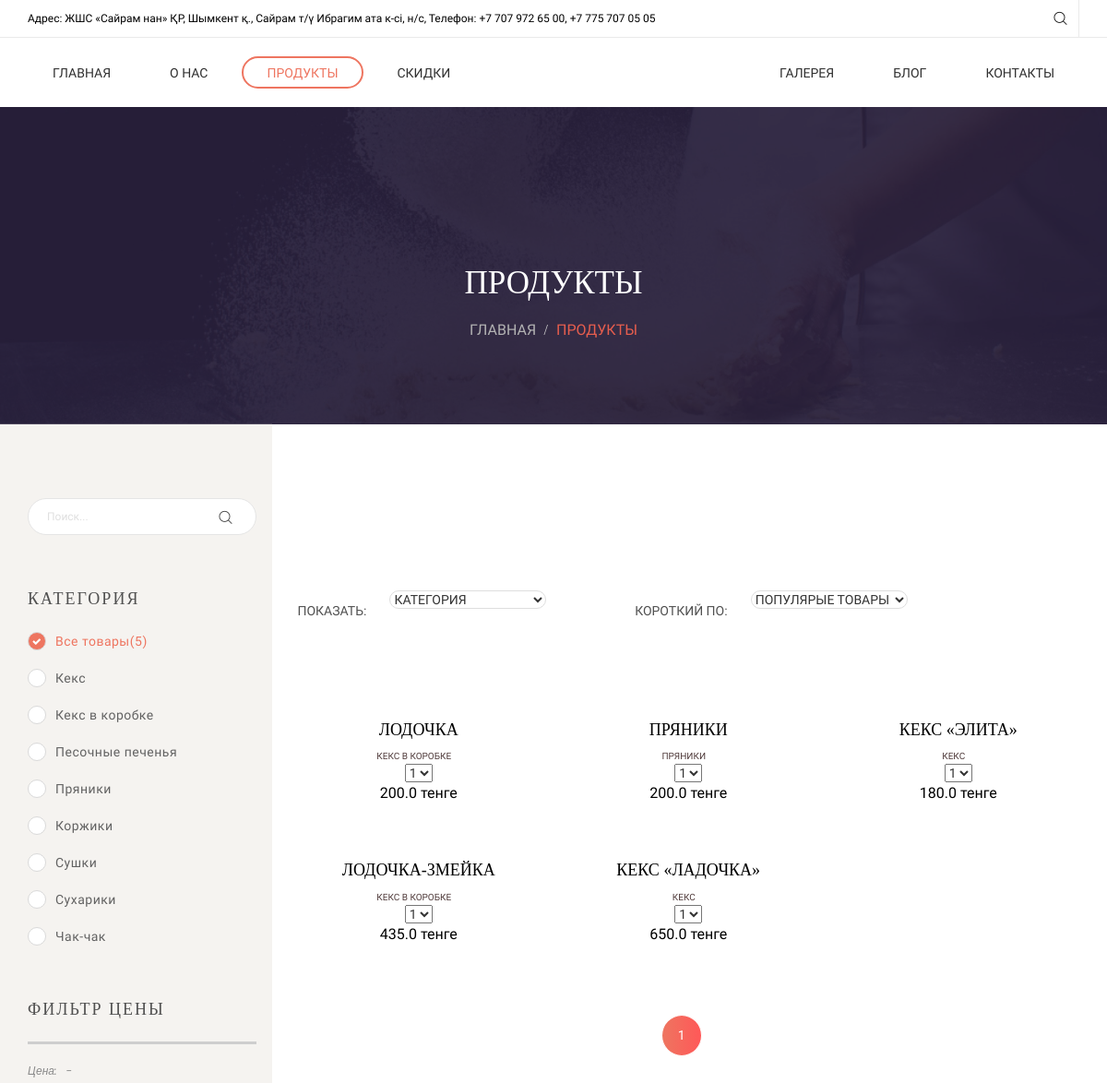
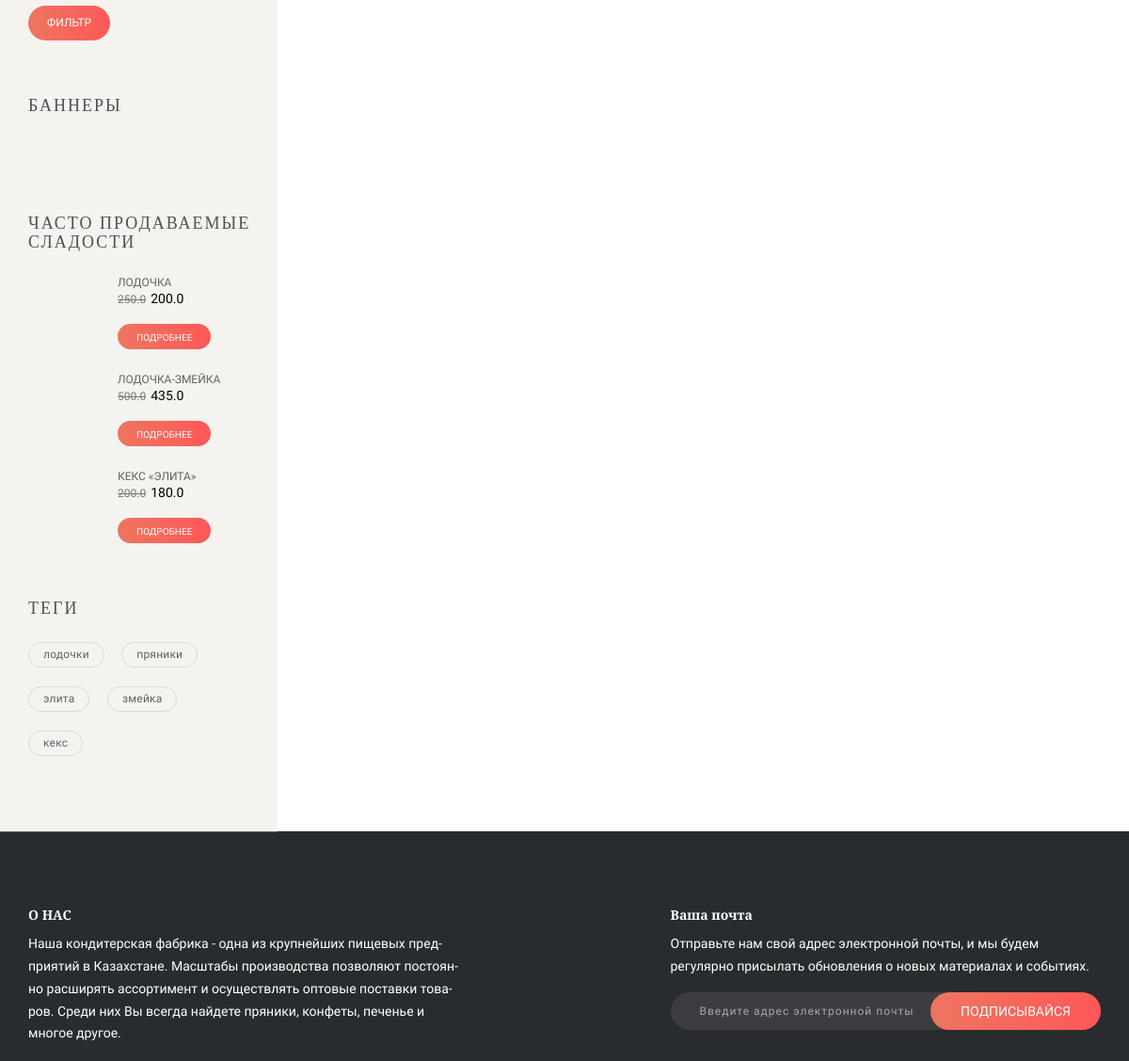
Before: /product/ (upper part) with the older database file (2 pictures, top to bottom).
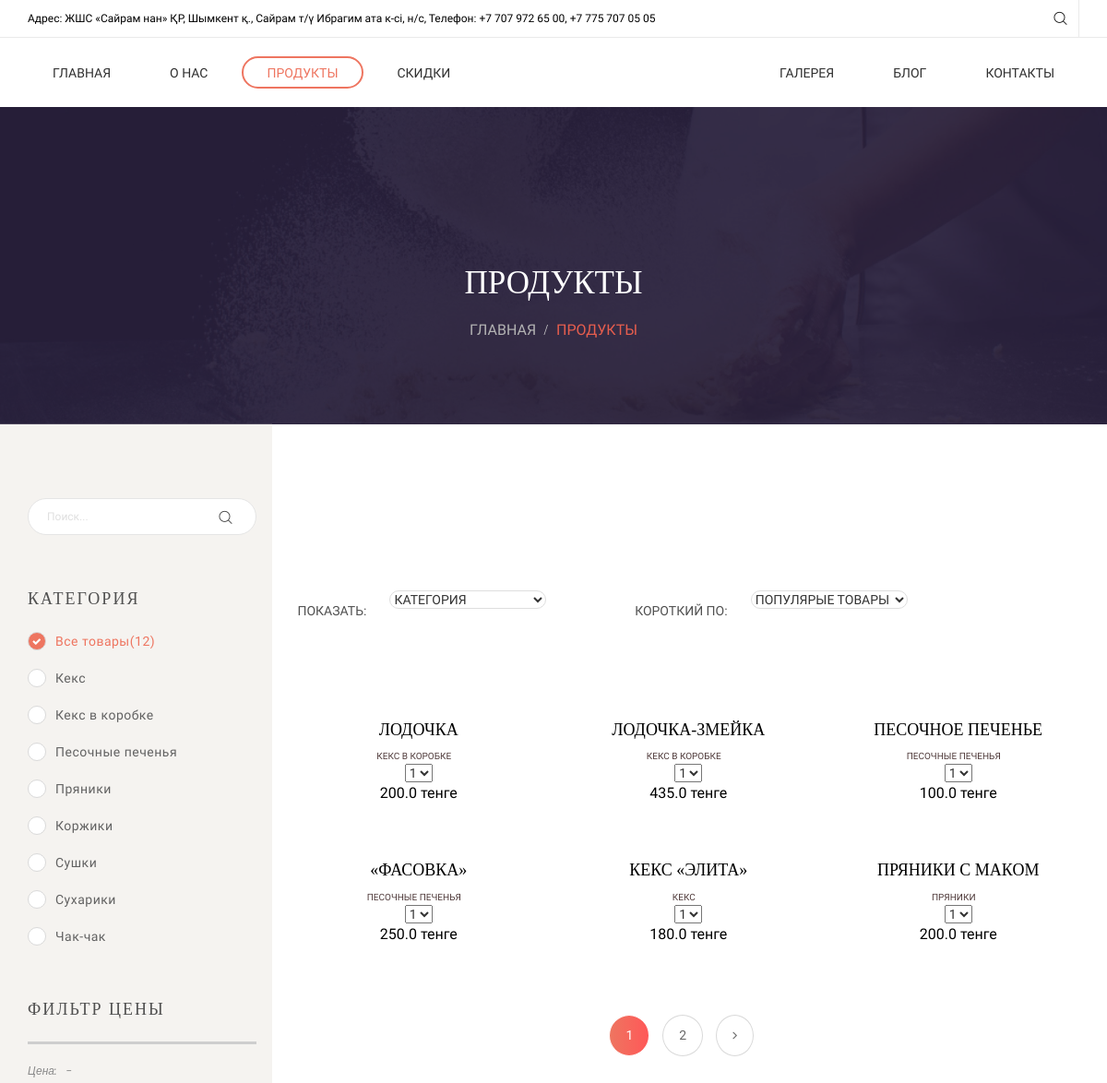
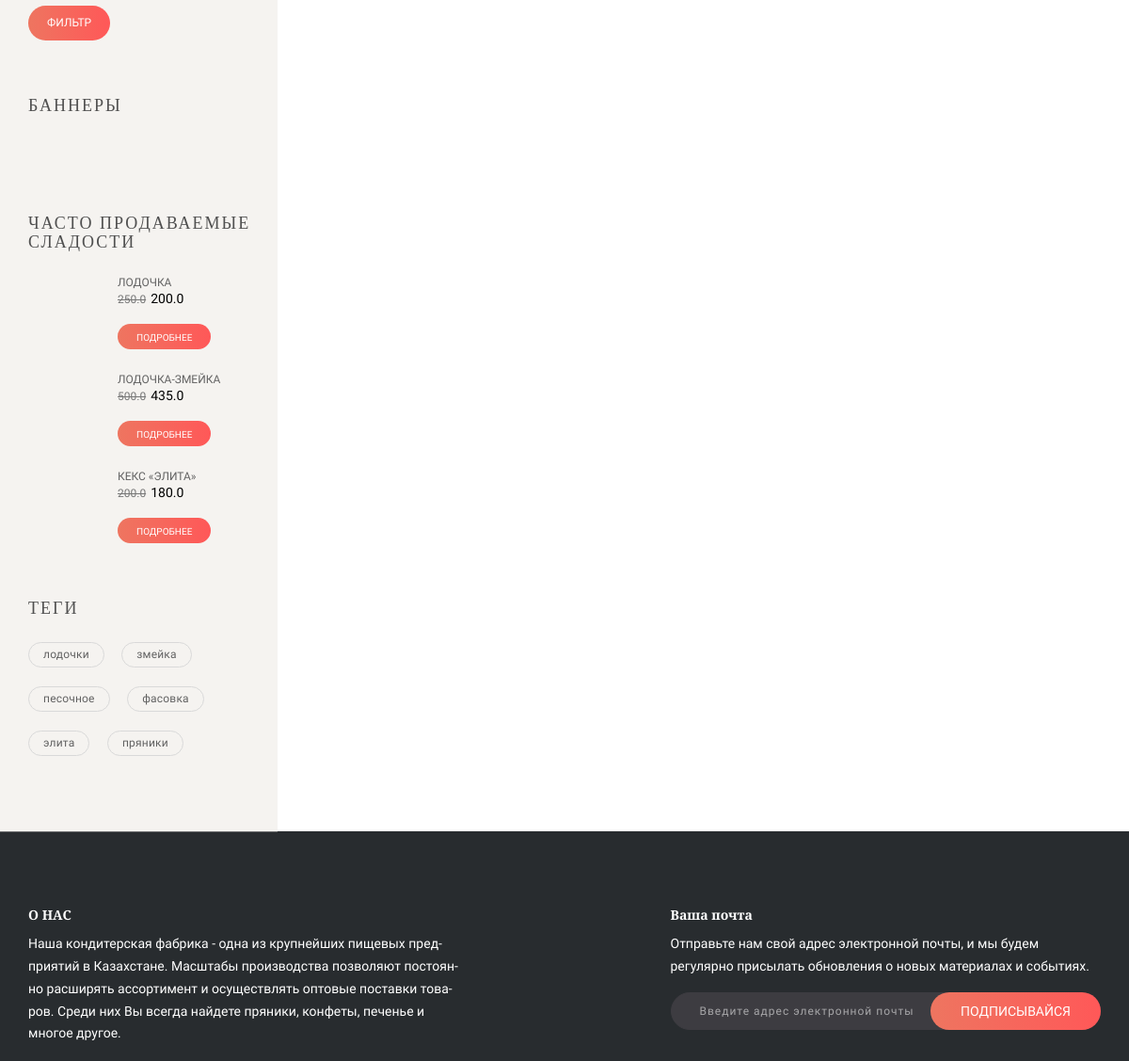
After: the same page with the newer database file (2 pictures, top to bottom).
### main/models.py (models this page shows, shortened)
class Information(models.Model):
    logo = models.ImageField(upload_to='upload', blank=True)
    address = models.CharField(max_length=300, blank=True)
    phone_info = models.CharField(max_length=300, blank=True)
    baker_info = models.TextField(blank=True)
    footer_info = models.CharField(max_length=300, blank=True)
    footer_photo = models.ImageField(upload_to='upload', blank=True)
    about_info = models.CharField(max_length=300, blank=True)
    card_info = models.ImageField(upload_to='upload', blank=True)
    card_info1 = models.ImageField(upload_to='upload', blank=True)
    card_info2 = models.ImageField(upload_to='upload', blank=True)
    card_info3 = models.ImageField(upload_to='upload', blank=True)
    date_info = models.CharField(max_length=300, blank=True)
    time_info = models.CharField(max_length=300, blank=True)
    contact_info = models.CharField(max_length=300, blank=True)
    facebook_info = models.CharField(max_length=300, blank=True)
    instagram_info = models.CharField(max_length=300, blank=True)
    whatsapp_info = models.CharField(max_length=300, blank=True)
    app_store = models.CharField(max_length=300, blank=True)
    order_info = models.CharField(max_length=300, blank=True)
    order_info1 = models.CharField(max_length=300, blank=True)
    order_info2 = models.CharField(max_length=300, blank=True)
    order_info3 = models.CharField(max_length=300, blank=True)
    reviews_foto = models.ImageField(upload_to='upload', blank=True)
    design_by = models.CharField(max_length=300, blank=True)
    status = models.IntegerField(default=0, blank=True)
    banner1 = models.ImageField(upload_to='upload', blank=True)
    banner2 = models.ImageField(upload_to='upload', blank=True)
    banner3 = models.ImageField(upload_to='upload', blank=True)

class Menu(models.Model):
    title = models.CharField(max_length=300)
    category = models.ForeignKey(Category, on_delete=models.CASCADE)
    description = models.TextField()
    photo = models.ImageField(upload_to='upload')
    old_price = models.FloatField(max_length=300, default=0, blank=True)
    new_price = models.FloatField(max_length=300, default=0)
    status = models.IntegerField(default=0)
    rating = models.IntegerField(default=0)
    amount = models.IntegerField(default=0)
    photo1 = models.ImageField(upload_to='upload', blank=True)
    photo2 = models.ImageField(upload_to='upload', blank=True)
    photo3 = models.ImageField(upload_to='upload', blank=True)
    is_best_seller = models.BooleanField(default=0, blank=True)
    is_rebate = models.BooleanField(default=0, blank=True)
    is_new = models.BooleanField(default=0, blank=True)
    tags = models.CharField(max_length=300)
    size = models.ForeignKey(Size, on_delete=models.CASCADE)
    rebate = models.IntegerField(default=0, blank=True)
    recipe = models.TextField(blank=True)

class Category(models.Model):
    title = models.CharField(max_length=300)
    status = models.IntegerField(default=0)
    is_main = models.BooleanField(default=0, blank=True)
    rating = models.IntegerField(default=0)
    def __str__(self):
        return self.title

### main/views.py (the view)
# urls.py: path('product/', productHandler),
def productHandler(request):
    q = request.GET.get('q', '')
    category_id = int(request.GET.get('category_id', 0))
    limit = int(request.GET.get('limit', 6))
    p = int(request.GET.get('p', 1))
    stop = p * limit
    start = (p - 1) * limit
    if q:
        menu = Menu.objects.filter(status=0).filter(title__contains=q).order_by('-rating')[start:stop]
        item_count = Menu.objects.filter(status=0).filter(title__contains=q).count()
    else:
        if category_id:
            menu = Menu.objects.filter(status=0).filter(category__id=category_id).order_by('-rating')[start:stop]
            item_count = Menu.objects.filter(status=0).filter(category__id=category_id).count()
        else:
            menu = Menu.objects.filter(status=0).order_by('-rating')[start:stop]
            item_count = Menu.objects.filter(status=0).count()
    page_count = math.ceil(item_count / limit)
    page_range = range(1, page_count + 1)
    prev_p = p - 1
    next_p = p + 1
    menu_count = Menu.objects.filter(status=0).count()
    best_menus = Menu.objects.filter(is_best_seller=True)[:3]
    rebate_menus = Menu.objects.filter(is_rebate=True)
    is_new = Menu.objects.filter(is_new=True)
    informations = Information.objects.filter(status=0)
    categorys = Category.objects.filter()
    sizes = Size.objects.filter(status=0)
    return render(request, 'product.html', {
        'page': 'product',
        'informations': informations,
        'categorys': categorys,
        'sizes': sizes,
        'best_menus': best_menus,
        'rebate_menus': rebate_menus,
        'menu': menu,
        'menu_count': menu_count,
        'is_new': is_new,
        'limit': limit,
        'p': p,
        'stop': stop,
        'start': start,
        'item_count': item_count,
        'page_count': page_count,
        'page_range': page_range,
        'prev_p': prev_p,
        'next_p': next_p,
        'category_id': category_id,
        'q': q
    })

### templates/product.html (shortened to what the changed rows need)
{% extends 'base.html' %}
	{% block content %}
    <div class="page-wrap">
      <div class="ps-section--page">
        <div class="container">
          <div class="row">
            <div class="col-lg-9 col-md-9 col-sm-12 col-xs-12 col-lg-push-3 col-md-push-3">
              <div class="ps-shop-grid pt-80">
                <div class="ps-shop ps-col-tiny">
                  <div class="row">
                    {% for menu in menu %}
                        <div class="col-lg-4 col-md-4 col-sm-6 col-xs-12 ">
                          <div class="ps-product">
                            <div class="ps-product__thumbnail">
                              <div class="ps-product__thumbnail n">
                              </div>
                            </div>
                            <div class="ps-product__content"><a class="ps-product__title" href="/product/{{ menu.id }}/">{{ menu.title }}</a>
                              <div class="ps-product__category"><a class="ps-product__category" href="/product/?category_id={{menu.category.id }}">{{ menu.category }}</a>
                              </div>
                              <select class="ps-rating">
                                <option value="1">1</option>
                              </select>
                              <p class="ps-product__price"> {{ menu.new_price }} тенге</p>
                            </div>
                          </div>
                        </div>
                    {% endfor %}
                  </div>
                      <div class="ps-pagination">
                          <ul class="pagination">
                                  {% for x in page_range %}
                                    {% if p == x %}
                                    <li><a class="active">{{ x }}</a></li>
                                    {% else %}
                                    <li><a href="/product?limit={{ limit }}&p={{ x }}{% if q %}&q={{ q }}{% endif %}{% if category_id %}&category_id={{ category_id }}{% endif %}">{{ x }}</a></li>
                                    {% endif %}
                                  {% endfor %}
                                  {% if p < page_count  %}
                                  <li><a class="last" href="/product?limit={{ limit }}&p={{ next_p }}{% if q %}&q={{ q }}{% endif %}{% if category_id %}&category_id={{ category_id }}{% endif %}"><i class="fa fa-angle-right"></i></a></li>
                                  {% endif %}
                          </ul>
                      </div>
                </div>
              </div>
            </div>
            <div class="col-lg-3 col-md-3 col-sm-12 col-xs-12 col-lg-pull-9 col-md-pull-9">
              <div class="ps-sidebar">
                              <aside class="ps-widget ps-widget--sidebar ps-widget--category">
                                <div class="ps-widget__content">
                                  <ul class="ps-list--circle">
                                    <li {% if not category_id %} class="current" {% endif %}><a href="/product/?limit={{ limit }}&category_id=0"><span class="circle"></span>Все товары({{ menu_count }})</a></li>
                                    {% for category in categorys %}
                                    <li ><a href="/product/?limit={{ limit }}&category_id={{ category.id }}"><span class="circle"></span>{{ category.title }}</a></li>
                                    {% endfor %}
                                  </ul>
                                </div>
                              </aside>
                              <aside class="ps-widget ps-widget--sidebar ps-widget--best-seller">
                                <div class="ps-widget__content">
                                  {% for best_menu in best_menus %}
                                  <div class="ps-product--sidebar">
                                    <div class="ps-product__thumbnail"><a class="ps-product__overlay" href="/product/{{ best_menu.id }}/"></a><img src="/media/{{ best_menu.photo }}" alt=""></div>
                                    <div class="ps-product__content">
                                      <h4 class="ps-product__title"><a href="product-detail.html">{{best_menu.title}}</a></h4>
                                      <p class="ps-product__price">
                                        <del>{{ best_menu.old_price }}</del>{{ best_menu.new_price }}
                                      </p><a class="ps-btn ps-btn--xs" href="/product/{{ best_menu.id }}/">Подробнее</a>
                                    </div>
                                  </div>
                                  {% endfor %}
                                </div>
                              </aside>
                              <aside class="ps-widget ps-widget--sidebar ps-widget--tags">
                                <div class="ps-widget__content">
                                      <ul class="ps-tags">
                                        {% for menu in menu %}
                                        <li><a href="#">{{ menu.tags }}</a></li>
                                        {% endfor %}
                                      </ul>
                                </div>
                              </aside>
              </div>
            </div>
          </div>
        </div>
      </div>
{% endblock %}

### templates/base.html (shortened to what the changed rows need)
<!DOCTYPE html>
<html lang="en">
  <head>
    <link rel="stylesheet" href="/static/plugins/font-awesome/css/font-awesome.min.css">
    <link rel="stylesheet" href="/static/plugins/jquery-bar-rating/dist/themes/fontawesome-stars.css">
    <link rel="stylesheet" href="/static/plugins/ps-icon/ps-icon.css">
    <link rel="stylesheet" href="/static/plugins/bootstrap/dist/css/bootstrap.min.css">
    <link rel="stylesheet" href="/static/plugins/owl-carousel/assets/owl.carousel.css">
    <link rel="stylesheet" href="/static/plugins/jquery-bar-rating/dist/themes/fontawesome-stars.css">
    <link rel="stylesheet" href="/static/plugins/Magnific-Popup/dist/magnific-popup.css">
    <link rel="stylesheet" href="/static/plugins/jquery-ui/jquery-ui.min.css">
    <link rel="stylesheet" href="/static/plugins/bootstrap-datetimepicker/build/css/bootstrap-datetimepicker.min.css">
    <link rel="stylesheet" href="/static/plugins/slick/slick/slick.css">
    <link rel="stylesheet" href="/static/plugins/lightGallery-master/dist/css/lightgallery.min.css">
    <link rel="stylesheet" href="/static/plugins/revolution/css/settings.css">
    <link rel="stylesheet" href="/static/plugins/revolution/css/layers.css">
    <link rel="stylesheet" href="/static/plugins/revolution/css/navigation.css">
    <link rel="stylesheet" href="/static/css/style.css">
  </head>
    <body class="page-init">
    <header class="header" data-responsive="1199">
      <div class="header__top">
        <div class="container">
          <div class="row">
                <div class="col-lg-8 col-md-7 col-sm-12 col-xs-12 ">
                  {% for information in informations %}
                  <p>Адрес: {{ information.address }}, Телефон: {{ information.phone_info }}</p>
                  {% endfor %}
                </div>
          </div>
        </div>
      </div>
    </header>
    {% block content %}
    {% endblock %}
     <section class="ps-section ps-section--subscribe pt-80 pb-80">
        <div class="container">
          <div class="ps-subscribe">
            <div class="row">
                  <div class="col-lg-5 col-md-5 col-sm-12 col-xs-12 ">
                    <h4>О НАС</h4>
                    {% for information in informations %}
                    <p> {{ information.about_info }} </p>
                    {% endfor %}
                  </div>
                  <div class="col-lg-5 col-md-5 col-sm-12 col-xs-12 ">
                    <h4>Ваша почта</h4>
                    {% for information in informations %}
                    <p>{{ information.footer_info }}</p>
                    {% endfor %}
                    <form class="ps-subscribe__form" method="post" action="_action">
                      <input class="form-control" type="text" placeholder="Введите адрес электронной почты">
                      <button class="ps-btn ps-btn--sm">Подписывайся</button>
                    </form>
                  </div>
            </div>
          </div>
        </div>
      </section>
    </div>
  </body>
</html>

Changed rows visible on the page:
removed Menu: title "КЕКС «ЛАДОЧКА»", category "КЕКС", new_price "650.0", tags "кекс"
changed Menu "ЛОДОЧКА-ЗМЕЙКА": moves up the list
added Menu: title "ПЕСОЧНОЕ ПЕЧЕНЬЕ", category "ПЕСОЧНЫЕ ПЕЧЕНЬЯ", new_price "100.0", tags "песочное"
added Menu: title "«ФАСОВКА»", category "ПЕСОЧНЫЕ ПЕЧЕНЬЯ", new_price "250.0", tags "фасовка"
changed Menu "КЕКС «ЭЛИТА»": moves down the list
changed Menu "пряники": title "ПРЯНИКИ" → "ПРЯНИКИ С МАКОМ"
Other visible differences:
{{ menu_count }}: "5" → "12"
new list line: "2"
